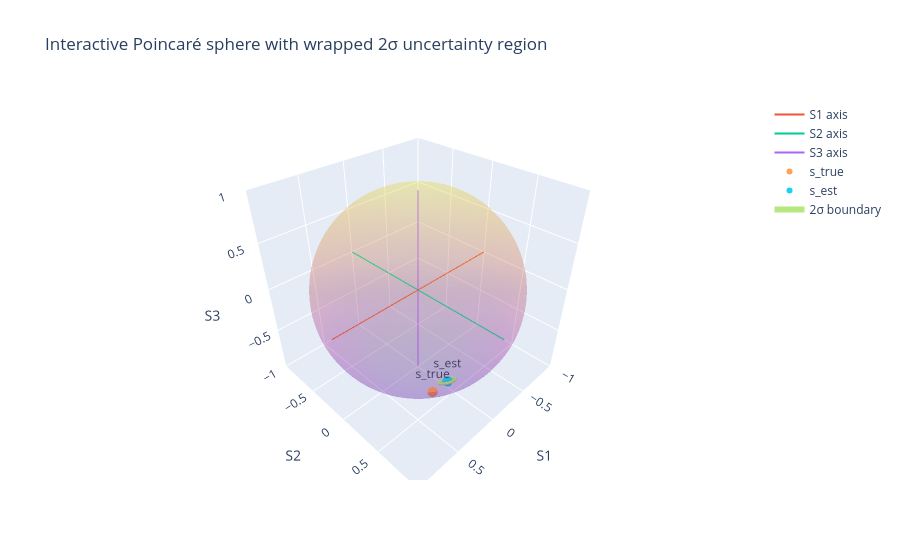

Source (notebook cell):
### Code cell
def normalize(v):
    norm = np.linalg.norm(v)
    if norm < 1e-14:
        return v
    return v/norm

def pbs_axis(s_known, P_meas, S0, eta=1):
    s_known = np.asarray(s_known)
    P_meas = np.asarray(P_meas).reshape(-1)
    y = 2 * P_meas / (eta * S0) - 1
    A = s_known
    AtWA = A.T @ A
    AtWy = A.T @ y
    a_raw = np.linalg.solve(AtWA, AtWy)
    Cov = np.linalg.inv(AtWA)
    std = np.sqrt(np.diag(Cov))
    a_est = normalize(a_raw)
    residuals = y - A @ a_raw
    return a_est, Cov, std, residuals

s_known = np.array([
    normalize([1,0,0]),
    normalize([-1,0,0]),
    normalize([0,1,0]),
    normalize([0,-1,0]),
    normalize([0,0,1]),
    normalize([0,0,-1]),
])

a_est = pbs_axis(s_known, P_meas, S0, eta=1)[0]

E_true = np.array([
    np.cos(deg2rad(38)),
    np.exp(1.1j)*np.sin(deg2rad(38))
])

S0 = 0.5
S_true = Stokes(E_true)
s_true = s(S_true)

U = np.array([
    np.array([deg2rad(45),0,0]),
    np.array([deg2rad(90),deg2rad(155),deg2rad(90)]),
    np.array([0,deg2rad(45),deg2rad(90)]),
    np.array([deg2rad(135),deg2rad(155),deg2rad(90)]),
    np.array([deg2rad(155),deg2rad(23),deg2rad(155)]),
    np.array([deg2rad(68),deg2rad(90),deg2rad(23)])
])

P_meas = []
sigma = []
for u in U:
    Sout = (M(delta(1),u[2]) @ M(delta(2),u[1]) @ M(delta(1),u[0])) @ S_true
    Pk = Pv(S0,s(Sout))
    usigma = 0.05*Pk
    sigma.append(usigma)
    P_meas.append(np.random.normal(loc=Pk,scale=usigma))

s_est = estimate_s(P_meas,U,S0,sigma,port=a_est)[0]
s_est_Cov = estimate_s(P_meas,U,S0,sigma,port=a_est)[1]
s_est_std = np.sqrt(np.diag(s_est_Cov))

print(f"s_true: {s_true}")
print(f"s_est: {s_est}")
print(f"std: {s_est_std}")

E_est = np.array([
    np.sqrt((1+s_est[0])/2),
    (s_est[1]-complex(0,s_est[2]))/np.sqrt(2*(1+s_est[0]))
])

print(f"E_true: {E_true}")
print(f"E_est: {E_est}")

poincare_w_unc(s_true,s_est,s_est_Cov,2)

### Figure 1 — Plotly figure (JSON) as saved in the notebook; plotly's stock layout.template omitted (floating-point values rounded to 4 significant figures; data arrays with more than 128 entries replaced by an {"elided": "..."} marker saying what was removed)
{"data": [{"name": "Poincaré sphere", "opacity": 0.18, "showscale": false, "type": "surface", "x": {"elided": "180x90 float values"}, "y": {"elided": "180x90 float values"}, "z": {"elided": "180x90 float values"}}, {"mode": "lines", "name": "S1 axis", "type": "scatter3d", "x": [-1, 1], "y": [0, 0], "z": [0, 0]}, {"mode": "lines", "name": "S2 axis", "type": "scatter3d", "x": [0, 0], "y": [-1, 1], "z": [0, 0]}, {"mode": "lines", "name": "S3 axis", "type": "scatter3d", "x": [0, 0], "y": [0, 0], "z": [-1, 1]}, {"marker": {"size": 6}, "mode": "markers+text", "name": "s_true", "text": ["s_true"], "textposition": "top center", "type": "scatter3d", "x": [0.2419], "y": [0.4401], "z": [-0.8647]}, {"marker": {"size": 6}, "mode": "markers+text", "name": "s_est", "text": ["s_est"], "textposition": "top center", "type": "scatter3d", "x": [0.006025], "y": [0.4236], "z": [-0.9059]}, {"name": "2σ region", "opacity": 0.55, "showscale": false, "type": "surface", "x": {"elided": "25x80 float values"}, "y": {"elided": "25x80 float values"}, "z": {"elided": "25x80 float values"}}, {"line": {"width": 6}, "mode": "lines", "name": "2σ boundary", "type": "scatter3d", "x": [-0.02654, -0.02182, -0.01692, -0.01188, -0.006732, -0.0015, 0.003779, 0.009072, 0.01434, 0.01956, 0.0247, 0.02971, 0.03457, 0.03926, 0.04373, 0.04796, 0.05193, 0.05561, 0.05897, 0.062, 0.06468, 0.06699, 0.06891, 0.07044, 0.07156, 0.07226, 0.07255, 0.07242, 0.07186, 0.07089, 0.06952, 0.06773, 0.06556, 0.06301, 0.06011, 0.05685, 0.05328, 0.0494, 0.04526, 0.04086, 0.03624, 0.03143, 0.02646, 0.02136, 0.01616, 0.0109, 0.005605, 0.0003164, -0.004936, -0.01012, -0.0152, -0.02014, -0.02492, -0.0295, -0.03386, -0.03797, -0.0418, -0.04532, -0.04852, -0.05138, -0.05387, -0.05599, -0.05771, -0.05904, -0.05995, -0.06044, -0.06052, -0.06017, -0.05941, -0.05823, -0.05665, -0.05467, -0.05231, -0.04957, -0.04649, -0.04307, -0.03934, -0.03533, -0.03105, -0.02654], "y": [0.3947, 0.3905, 0.3864, 0.3826, 0.379, 0.3756, 0.3726, 0.3699, 0.3675, 0.3654, 0.3637, 0.3624, 0.3614, 0.3609, 0.3607, 0.361, 0.3616, 0.3626, 0.3641, 0.3658, 0.368, 0.3705, 0.3734, 0.3766, 0.38, 0.3838, 0.3878, 0.392, 0.3965, 0.4011, 0.4058, 0.4106, 0.4156, 0.4205, 0.4255, 0.4304, 0.4353, 0.4401, 0.4448, 0.4493, 0.4536, 0.4578, 0.4617, 0.4653, 0.4687, 0.4718, 0.4745, 0.477, 0.479, 0.4808, 0.4821, 0.4831, 0.4837, 0.4839, 0.4837, 0.4831, 0.4822, 0.4809, 0.4793, 0.4773, 0.4749, 0.4723, 0.4693, 0.4661, 0.4625, 0.4588, 0.4548, 0.4506, 0.4463, 0.4418, 0.4371, 0.4324, 0.4276, 0.4228, 0.418, 0.4132, 0.4084, 0.4037, 0.3992, 0.3947], "z": [-0.9184, -0.9204, -0.9222, -0.9239, -0.9254, -0.9268, -0.928, -0.929, -0.9299, -0.9306, -0.9312, -0.9316, -0.9318, -0.9318, -0.9316, -0.9313, -0.9309, -0.9303, -0.9295, -0.9286, -0.9276, -0.9264, -0.9251, -0.9237, -0.9222, -0.9206, -0.9189, -0.9171, -0.9152, -0.9133, -0.9113, -0.9093, -0.9072, -0.9051, -0.903, -0.9008, -0.8987, -0.8966, -0.8945, -0.8924, -0.8904, -0.8885, -0.8866, -0.8849, -0.8832, -0.8816, -0.8802, -0.8789, -0.8778, -0.8768, -0.876, -0.8754, -0.8749, -0.8746, -0.8746, -0.8747, -0.8751, -0.8756, -0.8763, -0.8773, -0.8784, -0.8797, -0.8811, -0.8828, -0.8846, -0.8865, -0.8885, -0.8907, -0.8929, -0.8952, -0.8976, -0.9, -0.9024, -0.9049, -0.9073, -0.9096, -0.9119, -0.9142, -0.9164, -0.9184]}], "layout": {"scene": {"aspectmode": "cube", "xaxis": {"range": [-1, 1], "title": {"text": "S1"}}, "yaxis": {"range": [-1, 1], "title": {"text": "S2"}}, "zaxis": {"range": [-1, 1], "title": {"text": "S3"}}}, "title": {"text": "Interactive Poincaré sphere with wrapped 2σ uncertainty region"}}}
